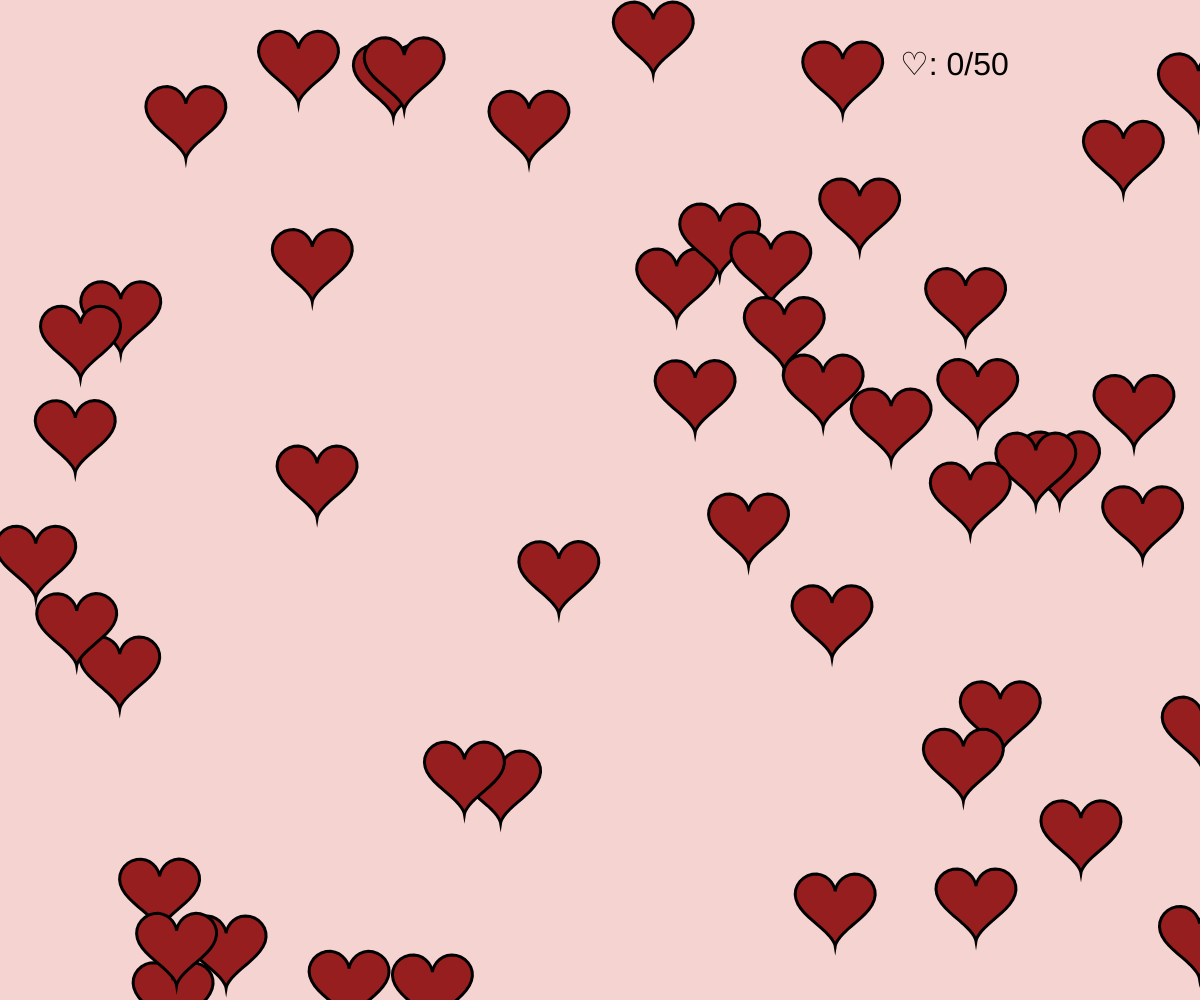
Frame 1 (no input)
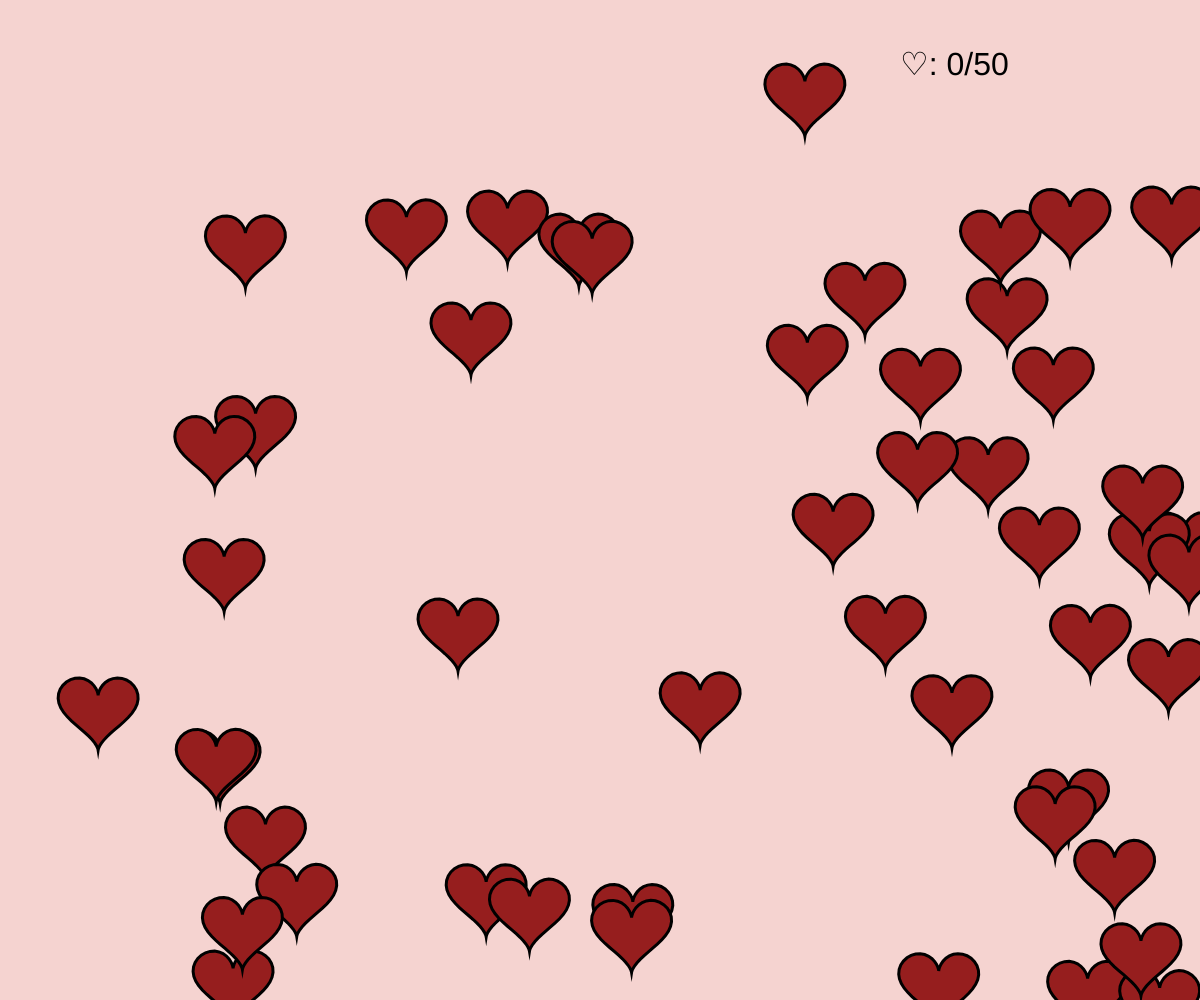
Frame 60 (no input)
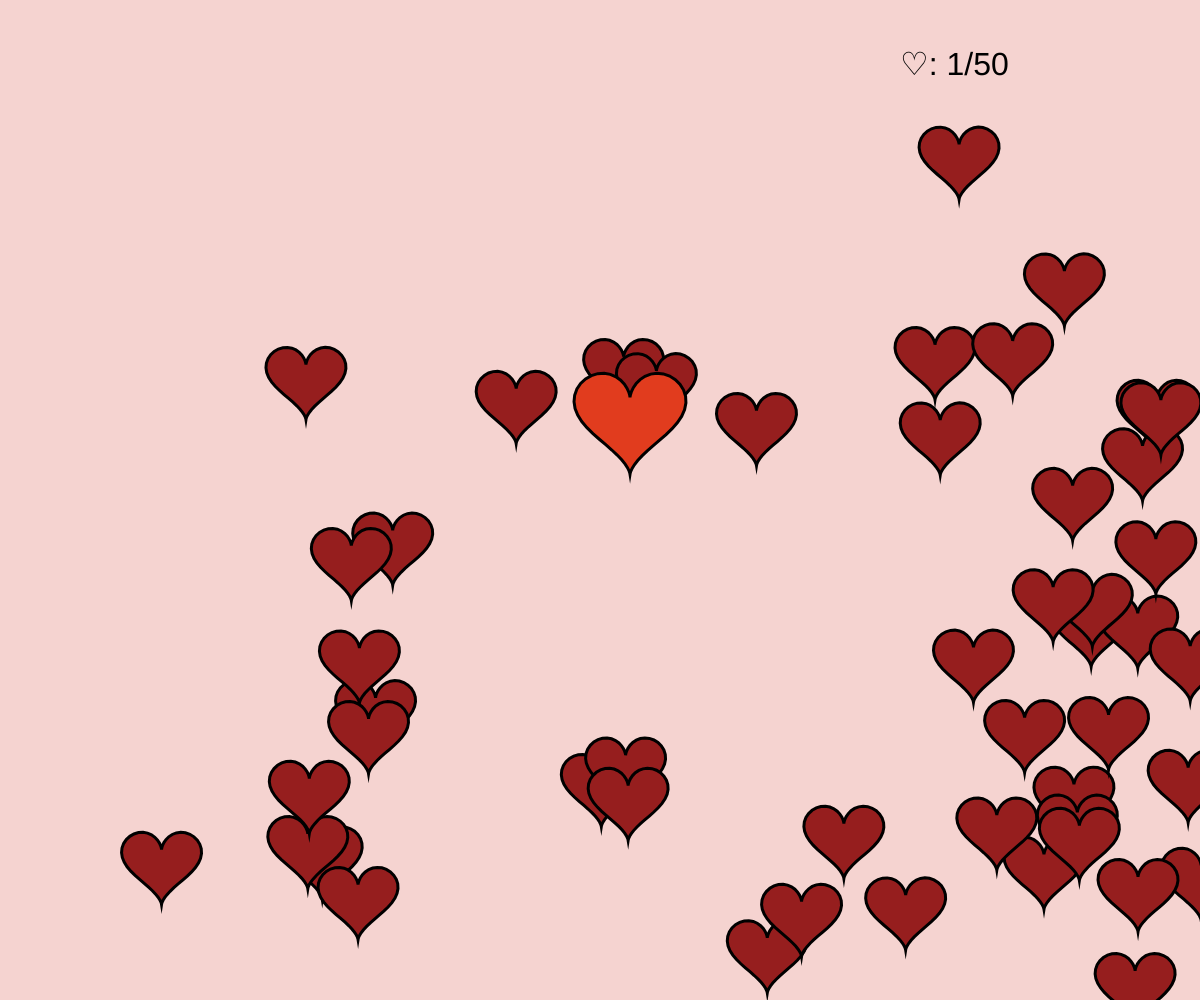
Frame 120 (the mouse pressed at the canvas centre since frame 60)

The p5.js sketch that drew these frames (run headless with seeded random() and noise() and a simulated clock; from frame 60 on, the mouse is pressed at the canvas centre):

// p5.js sketch
// ── sketch.js
let heartsArray = [];
let counter = 0;  

function setup() {
  createCanvas(windowWidth, windowHeight);
  
  for (let i = 0; i < 50; i++) {
    let heart = {
      x: random(width),
      y: random(height),
      size: 5, 
      speedX: random(1, 3),
      speedY: random(1, 3),
      color: (150, 30, 30)
    };
    heartsArray.push(heart);
  }
}

function draw() {
  background(245, 211, 208); 

  counter = 0;

  for (let i = 0; i < heartsArray.length; i++) {
    let heart = heartsArray[i];

    heart.x += heart.speedX;
    heart.y += heart.speedY;
    
    if (heart.x < 0 || heart.x > width) {
      heart.speedX *= -1;
    }
    if (heart.y < 0 || heart.y > height) {
      heart.speedY *= -1;
    }
  
    let dx = mouseX - heart.x;
    let dy = mouseY - heart.y;
    let d = dist(mouseX, mouseY, heart.x, heart.y);
    if (d < 100) {
      heart.x += dx / d * 2;
      heart.y += dy / d * 2;
      heart.color = color(225, 60, 30);  
      counter++;  
      heart.size = 7;
    } else {
      heart.color = color(150, 30, 30); 
      heart.size = 5;
    }

    stroke(0); 
    strokeWeight(3);  
    fill(heart.color);
    drawHeart(heart.x, heart.y, heart.size);
  }

  if (counter >= 5) {
    drawBackgroundHeart();
  }

  fill(0);
  textSize(32);
  stroke(0);
  strokeWeight(0);
  text("♡: " + counter + "/50", windowWidth * 3 / 4, 75);
}

function drawBackgroundHeart() {
  fill(255, 100, 100, 50);  
  noStroke();
  drawHeart( width / 2,height / 2, 30);  
}

function drawHeart(x, y, size) {
  beginShape();
  let offset = size / 2;
  for (let t = 0; t <= TWO_PI; t += 0.1) {
    let px = 16 * sin(t) ** 3;
    let py = 13 * cos(t) - 5 * cos(2 * t) - 2 * cos(3 * t) - cos(4 * t);
    vertex(x + px * offset, y - py * offset);
  }
  endShape(CLOSE);
}

function windowResized() {
  resizeCanvas(windowWidth, windowHeight);
}
